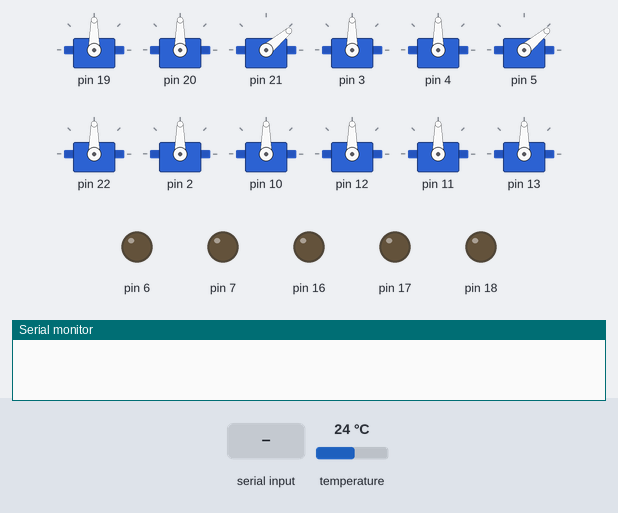
Bench run of a sketch on a simulated Arduino Uno, built with avr-gcc and run on an emulated ATmega328P. Shown: 12 × servo, output pins drawn as LEDs (lit = HIGH), the last lines printed to the serial monitor. The test bench sets the inputs (shaded band); at power-on: temperature 24 °C. Random numbers use the default seed unless the sketch sets one.

Above: at 3.2 s.
3.3 s: "EYES:1\n" received over Serial
At 3.6 s:
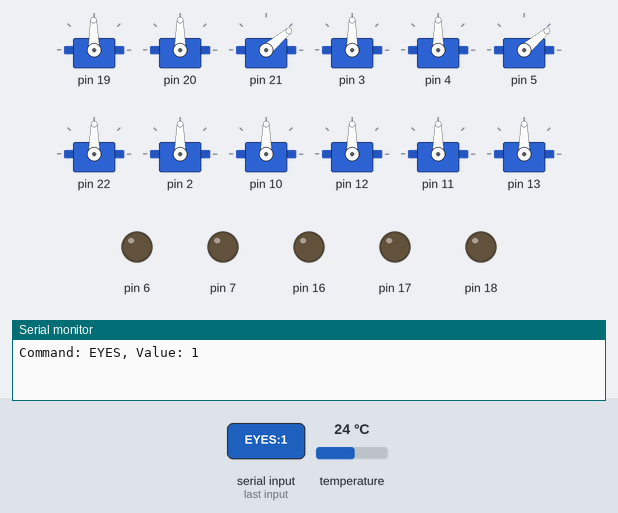
4.8 s: "EYEBROWS:1\n" received over Serial
At 30.27 s:
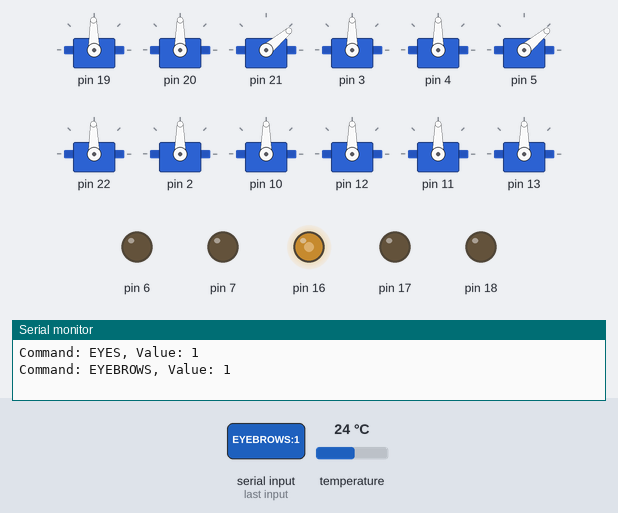
Timing chart, 0 to 31.8 s (numbered marks = the images above; inputs shaded):
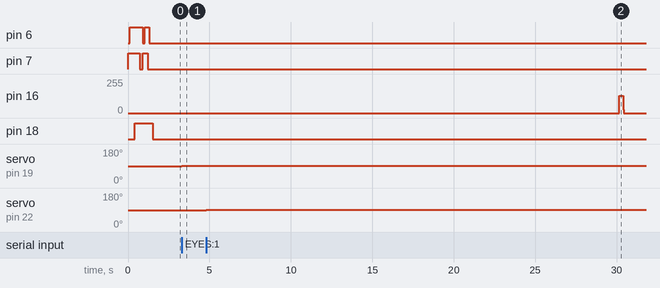

The sketch:

head_movement.ino
```cpp
#include "head_movement.h"

Mosfet leftEyeMosfet(7);
Mosfet rightEyeMosfet(6);
Mosfet mouthMosfet(18);
Mosfet ventilators(17);
Mosfet* mosfetArray[] = {&leftEyeMosfet, &rightEyeMosfet, &mouthMosfet, &ventilators};

SafetyMechanism safetyMechanism(14, A0, 16, mosfetArray);
Eye rightEye(&rightEyeMosfet, 3, 4, 5, 'R');
Eye leftEye(&leftEyeMosfet, 19, 20, 21, 'L');
EyeBrows eyebrows(&leftEyeMosfet, &rightEyeMosfet, 22, 2);
Mouth mouth(&mouthMosfet, 10, 11, 12, 13);

bool isEmotionActive = false;
String activeEmotion = "";
int emotionStep = 0;
bool systemInDanger = false;

int currentAnglePositions[12] = {
  0, 0, 0, 0, 0, 0, 0, 0, 0, 0, 0, 0
};

void setup() {
  Serial.begin(115200);
  Emotions::initialize();
  safetyMechanism.init();

  command_turn_on("ALL");
  leftEye.init();
  rightEye.init();
  eyebrows.init();
  mouth.init();
  command_turn_off("ALL");
}

void extract_eye_parameters(const char* input, int* parameters) {
  sscanf(input, "%d,%d,%d/%d,%d,%d",
         &parameters[0], &parameters[1], &parameters[2],
         &parameters[3], &parameters[4], &parameters[5]);
}

void command_eyes(String input) {
  // input in format h,v,l/h,v,l

  int parameters[6];
  extract_eye_parameters(input.c_str(), parameters);

  int leftH = parameters[0];
  int leftV = parameters[1];
  int leftL = parameters[2];
  int rightH = parameters[3];
  int rightV = parameters[4];
  int rightL = parameters[5];

  leftEye.look_at(leftH, leftV);
  rightEye.look_at(rightH, rightV);

  leftEye.set_lid(leftL);
  rightEye.set_lid(rightL);
}

void extract_eyebrow_parameters(const char* input, int* parameters) {
  sscanf(input, "%d/%d", &parameters[0], &parameters[1]);
}

void command_eyebrows(String input) {
  // in format L/R

  int parameters[2];
  extract_eyebrow_parameters(input.c_str(), parameters);
  int left = parameters[0];
  int right = parameters[1];

  eyebrows.rotate(left, right);
}

void extract_mouth_parameters(const char* input, int* parameters) {
  sscanf(input, "%d,%d/%d,%d", &parameters[0], &parameters[1], &parameters[2], &parameters[3]);
}

void command_mouth(String input) {
  // in format UL,LL/UR,LR
  // UL - upper left, LL - lower left, UR - upper right, LR - lower right

  int parameters[4];
  extract_mouth_parameters(input.c_str(), parameters);
  int upperLeft = parameters[0];
  int lowerLeft = parameters[1];
  int upperRight = parameters[2];
  int lowerRight = parameters[3];

  mouth.rotate(upperLeft, lowerLeft, upperRight, lowerRight);
}

void command_face(String input) {
  // in format eyebrowL/eyebrowR:eyeL_horizontal,eyeL_vertical,eyeL_lid/eyeR_horizontal,eyeR_vertical,eyeR_lid:mouth_upperLeft,mouth_lowerLeft/mouth_upperRight,mouth_lowerRight

  int split1 = input.indexOf(':');
  int split2 = input.indexOf(':', split1 + 1);

  String eyebrowsInput = input.substring(0, split1);
  String eyesInput = input.substring(split1 + 1, split2);
  String mouthInput = input.substring(split2 + 1);

  command_eyebrows(eyebrowsInput);
  command_eyes(eyesInput);
  command_mouth(mouthInput);
}

void command_turn_on(String target) {
  if (target == "EYES") {
    leftEye.turn_on();
    rightEye.turn_on();

  } else if (target == "EYEBROWS") {
    eyebrows.turn_on();

  } else if (target == "MOUTH") {
    mouth.turn_on();

  } else if (target == "ALL") {
    leftEye.turn_on();
    rightEye.turn_on();
    eyebrows.turn_on();
    mouth.turn_on();

  } else if (target == "VENTS") {
    ventilators.turn_on();

  } else {
    Serial.println("Invalid TURN_ON target!");
  }
}

void command_turn_off(String target) {
  if (target == "EYES") {
    leftEye.turn_off();
    rightEye.turn_off();

  } else if (target == "EYEBROWS") {
    eyebrows.turn_off();

  } else if (target == "MOUTH") {
    mouth.turn_off();

  } else if (target == "ALL") {
    leftEye.turn_off();
    rightEye.turn_off();
    eyebrows.turn_off();
    mouth.turn_off();

  } else if (target == "VENTS") {
    ventilators.turn_off();

  } else {
    Serial.println("Invalid TURN_OFF target!");
  }
}

void start_emotion(String emotion) {
  isEmotionActive = true;
  activeEmotion = emotion;
  execute_emotion(emotion);
}

void execute_emotion(String emotion) {

  int (*emotionArray)[13] = Emotions::get_emotion(emotion);
  if (emotionArray == nullptr) {
    Serial.println("Emotion not found!");
    return;
  }

  int steps = Emotions::get_steps(emotion);

  if (steps <= emotionStep) {
    stop_emotion();
    return;
  }

  int* currentEmotion = emotionArray[emotionStep];
  double currentSteps[12] = {};

  for (int i = 0; i < 12; i++) {
    currentSteps[i] = currentAnglePositions[i];
  }

  double angleSteps[12] = {};

  for (int i = 0; i < 12; i++) {
    angleSteps[i] = (currentEmotion[i+1] - currentAnglePositions[i]) / 50.0;
  }

  int timeDelay = currentEmotion[0];
  float tStep = (timeDelay / 50.0)*1000;

  for (int t = 0; t < 50; t++) {
    eyebrows.rotate(int(currentSteps[0]+0.5), int(currentSteps[1]+0.5));
    leftEye.look_at(int(currentSteps[2]+0.5), int(currentSteps[3]+0.5));
    leftEye.set_lid(int(currentSteps[4]+0.5));
    rightEye.look_at(int(currentSteps[5]+0.5), int(currentSteps[6]+0.5));
    rightEye.set_lid(int(currentSteps[7]+0.5));
    mouth.rotate(int(currentSteps[8]+0.5), int(currentSteps[9]+0.5), int(currentSteps[10]+0.5), int(currentSteps[11]+0.5));

    for (int i = 0; i < 12; i++) {
      currentSteps[i] += angleSteps[i];
    }
    delayMicroseconds(uint32_t(tStep + 0.5));
  }
  emotionStep++;
}

void stop_emotion() {
  isEmotionActive = false;
  activeEmotion = "";
  emotionStep = 0;
}

void blink_randomly() {
  int leftLidBefore = leftEye.get_lid_state();
  int rightLidBefore = rightEye.get_lid_state();

  if (leftLidBefore <= 10 && rightLidBefore <= 10) return;

  bool leftEyeWasOff = !leftEye.is_on();
  bool rightEyeWasOff = !rightEye.is_on();

  if (leftEyeWasOff) {
    leftEye.turn_on();
  }

  if (rightEyeWasOff) {
    rightEye.turn_on();
  }

  leftEye.set_lid(0);
  rightEye.set_lid(0);

  delay(random(80, 140));

  leftEye.set_lid(leftLidBefore);
  rightEye.set_lid(rightLidBefore);

  if (leftEyeWasOff) {
    leftEye.turn_off();
  }

  if (rightEyeWasOff) {
    rightEye.turn_off();
  }
}

void loop() {
  static unsigned long lastSafetyCheck = 0;
  static const unsigned long safetyCheckInterval = 30000;

  if (millis() - lastSafetyCheck >= safetyCheckInterval) {
    lastSafetyCheck = millis();
    if (safetyMechanism.is_in_danger()) {
      systemInDanger = true;
    } else {
      systemInDanger = false;
    }
  }

  if (systemInDanger) {
    return;
  }

  static unsigned long lastBlink = 0;
  static unsigned long nextBlinkInterval = random(2000, 10000);

  if (millis() - lastBlink >= nextBlinkInterval) {
    blink_randomly();
    lastBlink = millis();
    nextBlinkInterval = random(5000, 15000);
  }

  if (isEmotionActive) {
    execute_emotion(activeEmotion);
  }

  if (Serial.available()) {
    String input = Serial.readStringUntil('\n');
    input.trim();

    if (input == "STOP_EMOTION") {
      stop_emotion();
      return;
    }

    if (isEmotionActive) {
      Serial.println("Vykonáva sa emócia!");
      return;
    }

    if (input == "HELLO NICO") {
      Serial.println("HELLO FROM NICO");
      return;
    }

    int colonIndex = input.indexOf(':');

    if (colonIndex != -1) {
      String command = input.substring(0, colonIndex);
      String value = input.substring(colonIndex + 1);
      Serial.println("Command: " + command + ", Value: " + value);

      if (command.equals("EMOTION")) {
        start_emotion(value);
      } else if (command.equals("TURN_ON")) {
        command_turn_on(value);
      } else if (command.equals("TURN_OFF")) {
        command_turn_off(value);
      } else if (command.equals("EYES")) {
        command_eyes(value);
      } else if (command.equals("EYEBROWS")) {
        command_eyebrows(value);
      } else if (command.equals("MOUTH")) {
        command_mouth(value);
      } else if (command.equals("FACE")) {
        command_face(value);
      }

    } else {
      Serial.println("Unknown command!");
    }
  }
}
```

Emotions.cpp
```cpp
#include <Arduino.h>
#include "Emotions.h"

EmotionEntry Emotions::emotionMap[EMOTIONS_COUNT];
int Emotions::emotionCount = 0;

void Emotions::initialize() {
    emotionMap[emotionCount].name = "SMILE";
    emotionMap[emotionCount].data = smile;
    emotionMap[emotionCount++].steps = 7;

    emotionMap[emotionCount].name = "ANGER";
    emotionMap[emotionCount].data = anger;
    emotionMap[emotionCount++].steps = 7;


    emotionMap[emotionCount].name = "SURPRISE";
    emotionMap[emotionCount].data = surprise;
    emotionMap[emotionCount++].steps = 7;

}

int (*Emotions::get_emotion(const String& name))[13] {
    for (int i = 0; i < emotionCount; i++) {
        if (emotionMap[i].name == name) {
            return emotionMap[i].data;
        }
    }
    return nullptr;
}

int Emotions::get_steps(const String& name) {
    for (int i = 0; i < emotionCount; i++) {
        if (emotionMap[i].name == name) {
            return emotionMap[i].steps;
        }
    }
    return 0;
}

// time, eyebrowL, eyebrowR, eyeL_horizontal, eyeL_vertical, eyeL_lid, eyeR_horizontal, eyeR_vertical, eyeR_lid, mouth_upperLeft, mouth_lowerLeft, mouth_upperRight, mouth_lowerRight

int smile[][13] = {
    {100,   0,  0,      0, 0, 85, 0, 0, 85,       0,   0,  0,  0},
    {400, 10, -10,      0, 0, 85, 0, 0, 85,     10, 10, -10, -10},
    {300, 20, -20,      0, 0, 85, 0, 0, 85,     20, 20, -20, -20},
    {200, 30, -30,      0, 0, 85, 0, 0, 85,     30, 30, -30, -30},
    {1500, 20, -20,      0, 0, 85, 0, 0, 85,     20, 20, -20, -20},
    {500, 10, -10,      0, 0, 85, 0, 0, 85,     10, 10, -10, -10},
    {500,   0,  0,      0, 0, 85, 0, 0, 85,       0,   0,  0,  0},
};

int anger[][13] = {
    {100,   0,  0,      0, 0, 85, 0, 0, 85,       0,   0,  0,  0},
    {400, -10, 10,      0, 0, 85, 0, 0, 85,     -10, -10, 10, 10},
    {300, -20, 20,      0, 0, 85, 0, 0, 85,     -20, -20, 20, 20},
    {200, -30, 30,      0, 0, 85, 0, 0, 85,     -30, -30, 30, 30},
    {1500, -20, 20,      0, 0, 85, 0, 0, 85,     -20, -20, 20, 20},
    {500, -10, 10,      0, 0, 85, 0, 0, 85,     -10, -10, 10, 10},
    {500,   0,  0,      0, 0, 85, 0, 0, 85,       0,   0,  0,  0},
};

int surprise[][13] = {
    {100,   0,  0,      0, 0, 85, 0, 0, 85,       0,   0,  0,  0},
    {400, 10, -10,      0, 0, 85, 0, 0, 85,     -10, 10, 10, -10},
    {300, 20, -20,      0, 0, 85, 0, 0, 85,     -20, 20, 20, -20},
    {200, 30, -30,      0, 0, 85, 0, 0, 85,     -30, 30, 30, -30},
    {1500, 20, -20,      0, 0, 85, 0, 0, 85,     -20, 20, 20, -20},
    {500, 10, -10,      0, 0, 85, 0, 0, 85,     -10, 10, 10, -10},
    {500,   0,  0,      0, 0, 85, 0, 0, 85,       0,   0,  0,  0},
};
```

Emotions.h
```cpp
#ifndef EMOTIONS_H
#define EMOTIONS_H

#include <Arduino.h>

#define EMOTIONS_COUNT 3

extern int smile[][13];
extern int anger[][13];
extern int surprise[][13];

struct EmotionEntry {
    String name;
    int (*data)[13];
    int steps;
};

class Emotions {
private:
    static EmotionEntry emotionMap[EMOTIONS_COUNT];
    static int emotionCount;

public:
    static void initialize();
    static int (*get_emotion(const String& name))[13];
    static int get_steps(const String& name);
};

#endif
```

Eye.cpp
```cpp
#include "Eye.h"

Eye::Eye(Mosfet* mosfetPtr, int pinH, int pinV, int pinL, char eyeId)
    : mosfet(mosfetPtr), pinHorizontal(pinH), pinVertical(pinV), pinLid(pinL), eyeId(eyeId),
      horizontalAngle(90), verticalAngle(90), lidAngle(90) { }

void Eye::init() {
    servo_horizontal.attach(pinHorizontal);
    servo_vertical.attach(pinVertical);
    servo_lid.attach(pinLid);

    turn_on();
    set_horizontal(0);
    set_vertical(0);
    set_lid(0);
    turn_off();
}

void Eye::turn_on() {
    mosfet->turn_on();
}

void Eye::turn_off() {
    mosfet->turn_off();
}

bool Eye::is_on() {
    return mosfet->is_on();
}

void Eye::set_horizontal(int value) {
    if (value < -LR_ANGLE_MAX || LR_ANGLE_MAX < value) return;
    horizontalAngle = int(map(value, -LR_ANGLE_MAX, LR_ANGLE_MAX, LEFT_SERVO_MAX, RIGHT_SERVO_MAX));
    servo_horizontal.write(horizontalAngle);
    currentAnglePositions[eyeId == 'L' ? 2 : 5] = value;
}

void Eye::set_vertical(int value) {
    if (value < -UD_ANGLE_MAX || UD_ANGLE_MAX < value) return;
    verticalAngle = int(map(value, -UD_ANGLE_MAX, UD_ANGLE_MAX, DOWN_SERVO_MIN, UP_SERVO_MAX));
    servo_vertical.write(verticalAngle);
    currentAnglePositions[eyeId == 'L' ? 3 : 6] = value;
}

void Eye::set_lid(int percent) {
    if (percent < 0 || 100 < percent) return;
    lidAngle = int(map(percent, 0, 100, LID_CLOSED_MIN, LID_OPEN_MAX));
    servo_lid.write(lidAngle);
    currentAnglePositions[eyeId == 'L' ? 4 : 7] = percent;
}

int Eye::get_lid_state() {
        return int(map(lidAngle, LID_CLOSED_MIN, LID_OPEN_MAX, 0, 100));
      }

void Eye::look_at(int horizontal, int vertical) {
    set_horizontal(horizontal);
    set_vertical(vertical);
}
```

Eye.h
```cpp
#ifndef EYE_H
#define EYE_H

#include <Servo.h>
#include "Mosfet.h"

extern int currentAnglePositions[12];

class Eye {
    private:
      Servo servo_horizontal, servo_vertical, servo_lid;
      Mosfet* mosfet;
      int pinHorizontal, pinVertical, pinLid;
      char eyeId;

      int horizontalAngle;
      int verticalAngle;
      int lidAngle;

      static const int LR_ANGLE_MAX = 30;
      static const int UD_ANGLE_MAX = 40;

      static const int UP_SERVO_MAX = 130;
      static const int DOWN_SERVO_MIN = 50;
      static const int LEFT_SERVO_MAX = 60;
      static const int RIGHT_SERVO_MAX = 120;
      static const int LID_OPEN_MAX = 140;
      static const int LID_CLOSED_MIN = 40;

    public:
      Eye(Mosfet* mosfetPtr, int pinH, int pinV, int pinL, char eyeId);
      void init();
      void turn_on();
      void turn_off();
      bool is_on();
      void set_horizontal(int value);
      void set_vertical(int value);
      void set_lid(int percent);
      int get_lid_state();
      void look_at(int horizontal, int vertical);
};

#endif
```

Eyebrows.cpp
```cpp
#include "Eyebrows.h"

EyeBrows::EyeBrows(Mosfet* mosfetL, Mosfet* mosfetR, int pinL, int pinR) : mosfetLeft(mosfetL), mosfetRight(mosfetR),
pinLeft(pinL), pinRight(pinR), angleLeft(90), angleRight(90) {}

void EyeBrows::init() {
  servoLeft.attach(pinLeft);
  servoRight.attach(pinRight);

  turn_on();
  set_left(0);
  set_right(0);
  turn_off();
}

void EyeBrows::turn_on() {
  mosfetLeft->turn_on();
  mosfetRight->turn_on();
}

void EyeBrows::turn_off() {
  mosfetLeft->turn_off();
  mosfetRight->turn_off();
}

bool EyeBrows::is_out_of_limit(int angle) {
  return angle < -ROTATION_MAX || ROTATION_MAX< angle;
}

int EyeBrows::get_mapped_value(int angle) {
  return int(map(angle, -ROTATION_MAX, ROTATION_MAX, ANGLE_MIN, ANGLE_MAX));
}

void EyeBrows::set_left(int value) {
  if (is_out_of_limit(value)) return;

  currentAnglePositions[0] = value;

  angleLeft = get_mapped_value(value);
  servoLeft.write(angleLeft);
}

void EyeBrows::set_right(int value) {
  if (is_out_of_limit(value)) return;

  currentAnglePositions[1] = value;

  angleRight = get_mapped_value(value);
  servoRight.write(angleRight);
}

void EyeBrows::rotate(int left, int right) {
  set_left(left);
  set_right(right);
}
```

Eyebrows.h
```cpp
#ifndef EYEBROWS_H
#define EYEBROWS_H

#include <Servo.h>
#include "Mosfet.h"

extern int currentAnglePositions[12];

class EyeBrows {
    private:
      Servo servoLeft, servoRight;
      Mosfet *mosfetLeft, *mosfetRight;
      int pinLeft, pinRight;

      int angleLeft;
      int angleRight;

      static const int ROTATION_MAX = 30;
      static const int ANGLE_MAX = 120;
      static const int ANGLE_MIN = 60;

    public:
      EyeBrows(Mosfet* mosfetL, Mosfet* mosfetR, int pinL, int pinR);
      void init();
      void turn_on();
      void turn_off();
      bool is_out_of_limit(int angle);
      int get_mapped_value(int angle);
      void set_left(int value);
      void set_right(int value);
      void rotate(int left, int right);
};

#endif
```

Mosfet.cpp
```cpp
#include "Mosfet.h"

Mosfet::Mosfet(int pin) : pin(pin), state(false) {
    pinMode(pin, OUTPUT);
    digitalWrite(pin, LOW);
}

void Mosfet::turn_on(int delayTime) {
    digitalWrite(pin, HIGH);
    state = true;
    delay(delayTime);
}

void Mosfet::turn_off(int delayTime) {
    delay(delayTime);
    digitalWrite(pin, LOW);
    state = false;
}

bool Mosfet::is_on() {
    return state;
}
```

Mosfet.h
```cpp
#ifndef MOSFET_H
#define MOSFET_H

#include <Arduino.h>

class Mosfet {
    private:
        int pin;
        bool state;
        static const int POWER_ON_DELAY = 100;
        static const int POWER_OFF_DELAY = 400;

    public:
        Mosfet(int pin);
        void turn_on(int delayTime = POWER_ON_DELAY);
        void turn_off(int delayTime = POWER_ON_DELAY);
        bool is_on();
};

#endif
```

Mouth.cpp
```cpp
#include "Mouth.h"

Mouth::Mouth(Mosfet* mosfet, int pinUpperLeft, int pinLowerLeft, int pinUpperRight, int pinLowerRight)
  : mosfet(mosfet), pinUpperLeft(pinUpperLeft), pinLowerLeft(pinLowerLeft), pinUpperRight(pinUpperRight), pinLowerRight(pinLowerRight),
  angleUpperLeft(90), angleUpperRight(90), angleLowerLeft(90), angleLowerRight(90) {}

void Mouth::init() {
  servoUpperLeft.attach(pinUpperLeft);
  servoUpperRight.attach(pinUpperRight);
  servoLowerLeft.attach(pinLowerLeft);
  servoLowerRight.attach(pinLowerRight);

  turn_on();
  rotate(0, 0, 0, 0);
  turn_off();
}

void Mouth::turn_on() {
  mosfet->turn_on();
}

void Mouth::turn_off() {
  mosfet->turn_off();
}

bool Mouth::is_out_of_limit(int angle) {
  return angle < -ROTATION_MAX || ROTATION_MAX< angle;
}

int Mouth::get_mapped_value(int angle) {
  return int(map(angle, -ROTATION_MAX, ROTATION_MAX, ANGLE_MIN, ANGLE_MAX));
}

void Mouth::rotate(int upperLeft, int lowerLeft, int upperRight, int lowerRight) {
  if (is_out_of_limit(upperLeft) || is_out_of_limit(upperRight) ||
      is_out_of_limit(lowerLeft) || is_out_of_limit(lowerRight)) {
    return;
  }

  currentAnglePositions[8] = upperLeft;
  currentAnglePositions[9] = lowerLeft;
  currentAnglePositions[10] = upperRight;
  currentAnglePositions[11] = lowerRight;

  angleUpperLeft = get_mapped_value(upperLeft);
  angleUpperRight = get_mapped_value(upperRight);
  angleLowerLeft = get_mapped_value(lowerLeft);
  angleLowerRight = get_mapped_value(lowerRight);

  servoUpperLeft.write(angleUpperLeft);
  servoUpperRight.write(angleUpperRight);
  servoLowerLeft.write(angleLowerLeft);
  servoLowerRight.write(angleLowerRight);
}
```

Source omitted: Mouth.h (892 bytes), SafetyMechanism.cpp (2471 bytes), SafetyMechanism.h (977 bytes), head_movement.h (185 bytes)

Measured:
- after the input at 3.3 s, servo on pin 19: 90° → 91° at once
- after the input at 4.8 s, servo on pin 22: 90° → 91° at once
